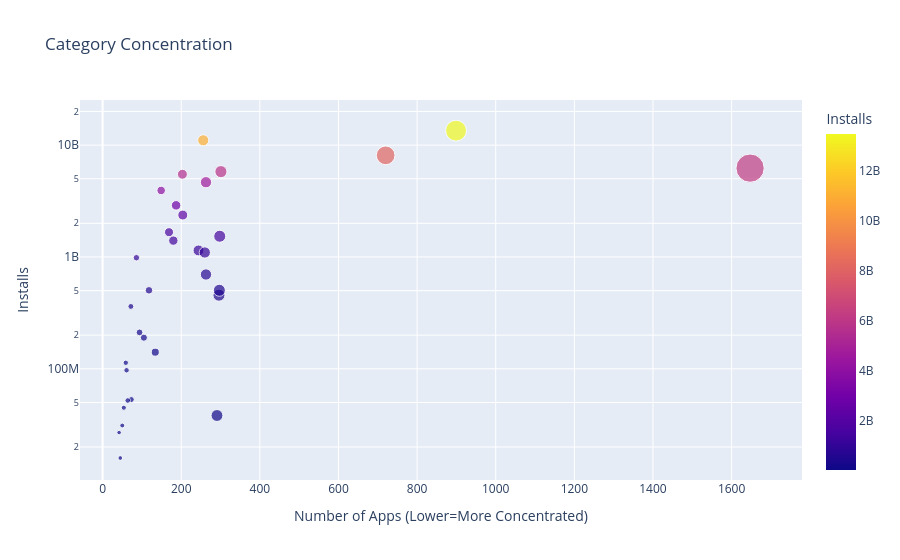

Notebook source saved alongside this figure:
### Markdown cell above
## Step 10: Category concentration

### Code cell
charts.category_concentration_scatter(df).show()

### Figure 1 — Plotly figure (JSON) as saved in the notebook; plotly's stock layout.template omitted (floating-point values rounded to 4 significant figures)
{"data": [{"hovertemplate": "<b>%{hovertext}</b><br><br>App=%{marker.size}<br>Installs=%{marker.color}<extra></extra>", "hovertext": ["ART_AND_DESIGN", "AUTO_AND_VEHICLES", "BEAUTY", "BOOKS_AND_REFERENCE", "BUSINESS", "COMICS", "COMMUNICATION", "DATING", "EDUCATION", "ENTERTAINMENT", "EVENTS", "FAMILY", "FINANCE", "FOOD_AND_DRINK", "GAME", "HEALTH_AND_FITNESS", "HOUSE_AND_HOME", "LIBRARIES_AND_DEMO", "LIFESTYLE", "MAPS_AND_NAVIGATION", "MEDICAL", "NEWS_AND_MAGAZINES", "PARENTING", "PERSONALIZATION", "PHOTOGRAPHY", "PRODUCTIVITY", "SHOPPING", "SOCIAL", "SPORTS", "TOOLS", "TRAVEL_AND_LOCAL", "VIDEO_PLAYERS", "WEATHER"], "legendgroup": "", "marker": {"color": [113233100, 53129800, 26916200, 1665791655, 697018120, 44931100, 11038241530, 140912410, 189851000, 984660000, 15949410, 6225955490, 455249400, 211677750, 13457762717, 1144006220, 97072000, 52083000, 503611120, 503267560, 38252676, 2369110650, 31116110, 1532352930, 4658143130, 5793070180, 1400331540, 5487841475, 1096431465, 8100724500, 2894859300, 3931797200, 361096500], "coloraxis": "coloraxis", "size": [59, 73, 42, 169, 263, 54, 256, 134, 105, 86, 45, 1647, 296, 94, 899, 244, 61, 64, 297, 118, 291, 204, 50, 298, 263, 301, 180, 203, 260, 720, 187, 149, 72], "sizemode": "area", "sizeref": 4.117, "symbol": "circle"}, "mode": "markers", "name": "", "orientation": "v", "showlegend": false, "type": "scatter", "x": [59, 73, 42, 169, 263, 54, 256, 134, 105, 86, 45, 1647, 296, 94, 899, 244, 61, 64, 297, 118, 291, 204, 50, 298, 263, 301, 180, 203, 260, 720, 187, 149, 72], "xaxis": "x", "y": [113233100, 53129800, 26916200, 1665791655, 697018120, 44931100, 11038241530, 140912410, 189851000, 984660000, 15949410, 6225955490, 455249400, 211677750, 13457762717, 1144006220, 97072000, 52083000, 503611120, 503267560, 38252676, 2369110650, 31116110, 1532352930, 4658143130, 5793070180, 1400331540, 5487841475, 1096431465, 8100724500, 2894859300, 3931797200, 361096500], "yaxis": "y"}], "layout": {"coloraxis": {"colorbar": {"title": {"text": "Installs"}}, "colorscale": [[0, "#0d0887"], [0.1111, "#46039f"], [0.2222, "#7201a8"], [0.3333, "#9c179e"], [0.4444, "#bd3786"], [0.5556, "#d8576b"], [0.6667, "#ed7953"], [0.7778, "#fb9f3a"], [0.8889, "#fdca26"], [1, "#f0f921"]]}, "legend": {"itemsizing": "constant", "tracegroupgap": 0}, "title": {"text": "Category Concentration"}, "xaxis": {"anchor": "y", "domain": [0, 1], "title": {"text": "Number of Apps (Lower=More Concentrated)"}}, "yaxis": {"anchor": "x", "domain": [0, 1], "title": {"text": "Installs"}, "type": "log"}}}
